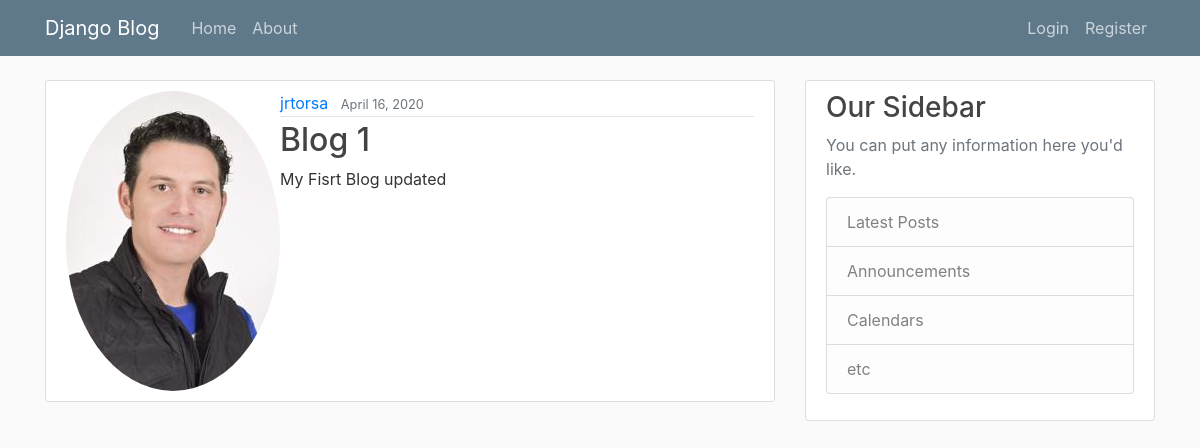
The app's page /, older data.
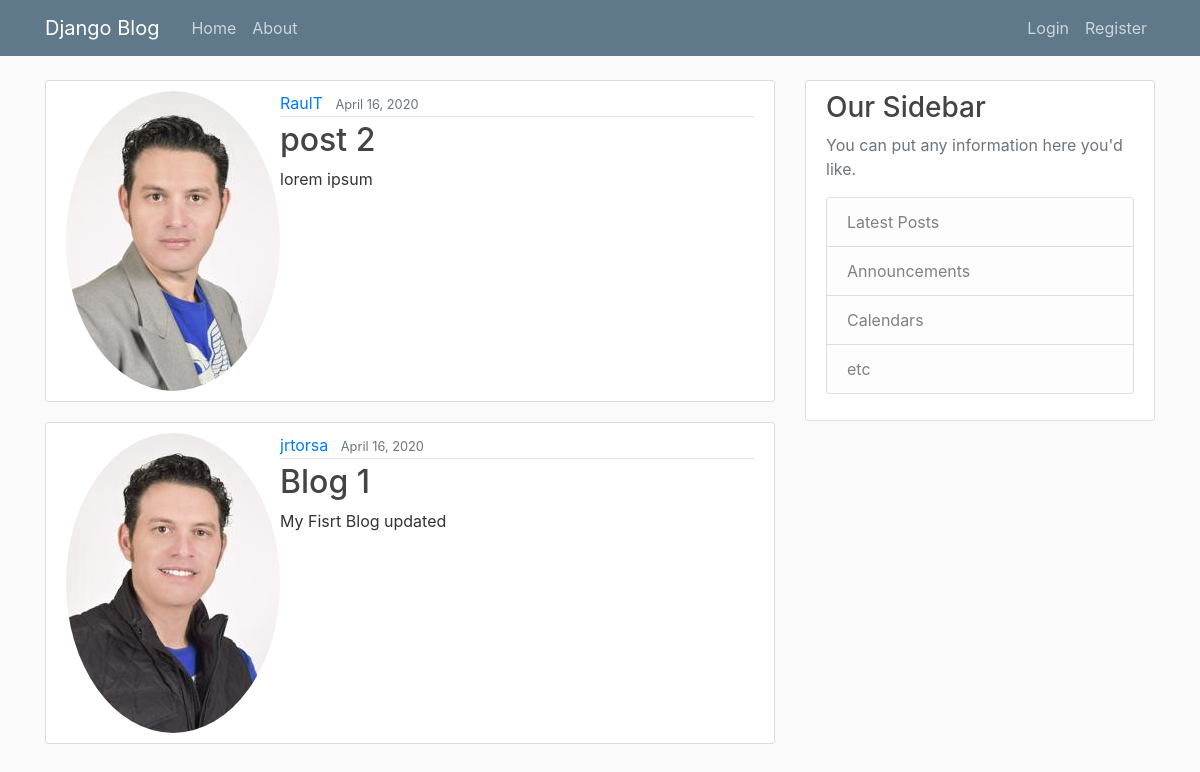
The same page, newer data.
### blog/models.py (models this page shows, shortened)
class Post(models.Model):
    title = models.CharField(max_length=100)
    content = models.TextField()
    date_posted = models.DateTimeField(default=timezone.now)
    author = models.ForeignKey(User, on_delete=models.CASCADE)

### users/models.py (models this page shows, shortened)
class Profile(models.Model):
    user = models.OneToOneField(User, on_delete=models.CASCADE)
    image = models.ImageField(default='default.jpg', upload_to='profile_pics')

### blog/views.py (the view)
# urls.py: path('', PostListView.as_view(), name='blog-home'),
class PostListView(ListView):
    model = Post
    template_name = 'blog/home.html' # <app>/<model>_<viewtype>.html
    context_object_name = 'posts'
    ordering = ['-date_posted']
    paginate_by = 5

### blog/templates/blog/home.html
{% extends "blog/base.html" %}
{% block content %}
    {% for post in posts %}
        <article class="media content-section">
          <img class="rounded-circle article-image" src="{{ post.author.profile.image.url }}">
          <div class="media-body">
            <div class="article-metadata">
              <a class="mr-2" href="#">{{ post.author }}</a>
              <small class="text-muted">{{ post.date_posted|date:"F d, Y" }}</small>
            </div>
            <h2><a class="article-title" href="{% url 'post-detail' post.id %}">{{ post.title }}</a></h2>
            <p class="article-content">{{ post.content }}</p>
          </div>
        </article>
    {% endfor %}
{% endblock content %}

Row changes from the older to the newer data that the page shows:
added Post: author.profile.image (picture), author "RaulT", date_posted "April 16, 2020", title "post 2", content "lorem ipsum"
